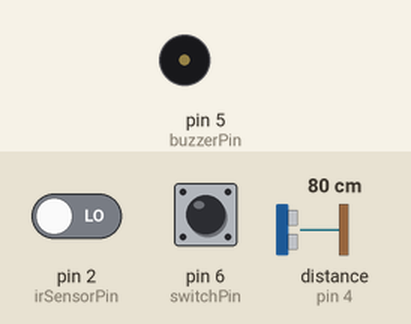
Recording of a sketch running on a simulated Arduino Uno, built with avr-gcc and run on an emulated ATmega328P. Parts: buzzer (waves = sounding, pin HIGH). Wiring (inferred from the names in the program): ultrasonic range finder: trigger pin 3; echo pin 4. Inputs (shaded band) come from the test bench; at power-on: distance to the obstacle (sensor on pin 4) 80 cm, pin 2 (irSensorPin) LOW, pin 6 (switchPin) HIGH. The echo pulse lasts 58.3 µs per cm; pins used as bus, display or sensor lines are not drawn.

Above: at 1.2 s.
1.3 s: distance to the obstacle (sensor on pin 4) set to 32 cm
2.8 s: distance to the obstacle (sensor on pin 4) set to 26 cm
At 2.9 s:
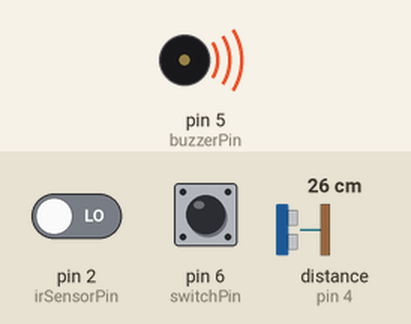
5.8 s: pin 2 (irSensorPin) driven HIGH
8.8 s: pin 6 (switchPin) pulled LOW for 0.15 s
At 9.6 s:
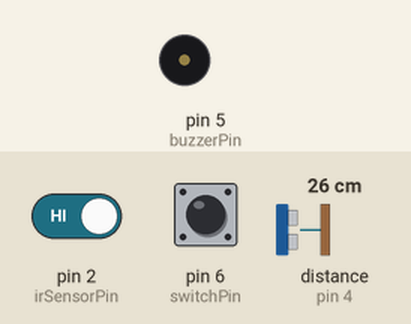
10.4 s: pin 6 (switchPin) pulled LOW for 1 s
At 11.0 s:
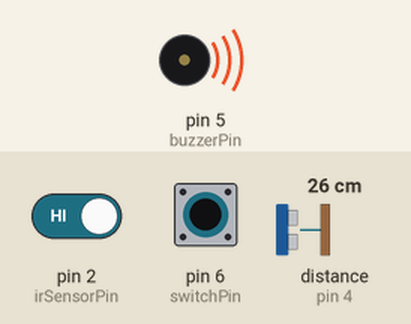
Timing chart, 0 to 15.0 s (numbered marks = the images above; inputs shaded):
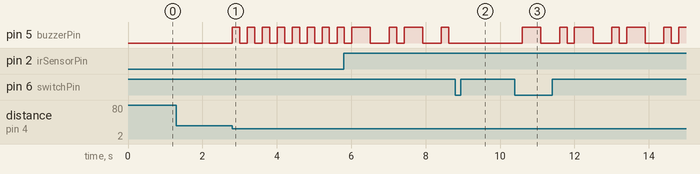

The sketch:

Final_Code.ino
```cpp
// Pin Definitions
const int irSensorPin = 2;     // IR Sensor pin
const int usTrigPin = 3;      // Ultrasonic sensor trigger pin
const int usEchoPin = 4;      // Ultrasonic sensor echo pin
const int buzzerPin = 5;      // Buzzer pin
const int switchPin = 6;      // Switch pin for turning on and off the smart cane

// Global variables
int irSensorValue = 0;        // Stores IR sensor reading
long usDuration = 0;         // Stores ultrasonic sensor duration
int usDistance = 0;          // Stores ultrasonic sensor distance
bool isEnabled = true;       // Flag to indicate if smart cane is enabled

void setup() {
  // Initialize Serial communication
  Serial.begin(9600);

  // Set pin modes
  pinMode(irSensorPin, INPUT);
  pinMode(usTrigPin, OUTPUT);
  pinMode(usEchoPin, INPUT);
  pinMode(buzzerPin, OUTPUT);
  pinMode(switchPin, INPUT_PULLUP); // Use internal pull-up resistor for the switch
}

void loop() {
  // Read switch value
  bool switchValue = digitalRead(switchPin);

  // Update isEnabled flag based on switch value
  if (switchValue == LOW) {
    isEnabled = !isEnabled; // Toggle isEnabled flag
    delay(200); // Add a small delay for switch debounce
  }

  if (isEnabled) {
    // If smart cane is enabled, perform obstacle detection

    // Read IR sensor value
    irSensorValue = digitalRead(irSensorPin);

    // Edge detection using IR sensor
    if (irSensorValue == HIGH) {
      // If no surface detected, beep the buzzer
      digitalWrite(buzzerPin, HIGH);
      delay(500);
      digitalWrite(buzzerPin, LOW);
      delay(500);
    }

    // Obstacle detection using ultrasonic sensor
    digitalWrite(usTrigPin, LOW);
    delayMicroseconds(2);
    digitalWrite(usTrigPin, HIGH);
    delayMicroseconds(10);
    digitalWrite(usTrigPin, LOW);

    usDuration = pulseIn(usEchoPin, HIGH);
    usDistance = usDuration * 0.034 / 2;

    if (usDistance < 30) {
      // If obstacle detected within 30cm, beep the buzzer
      digitalWrite(buzzerPin, HIGH);
      delay(200);
      digitalWrite(buzzerPin, LOW);
      delay(200);
    }
  }
}
```

Measured:
- the behaviour switches between 31 and 30 cm on distance to the obstacle (sensor on pin 4) (found by bisection; images 0 and 1)
- after the input at 1.3 s, every drawn part: stays the same
- after the input at 2.8 s, pin 5 (buzzerPin): alternates HIGH for 0.20 s and LOW for 0.20 s, starting at once
- after the input at 8.8 s, pin 5 (buzzerPin): stops changing and stays LOW
- after the input at 10.4 s, pin 5 (buzzerPin): LOW → HIGH after 0.20 s, then repeats every 1.4 s: LOW 0.50 s, HIGH 0.20 s, LOW 0.20 s, HIGH 0.50 s
